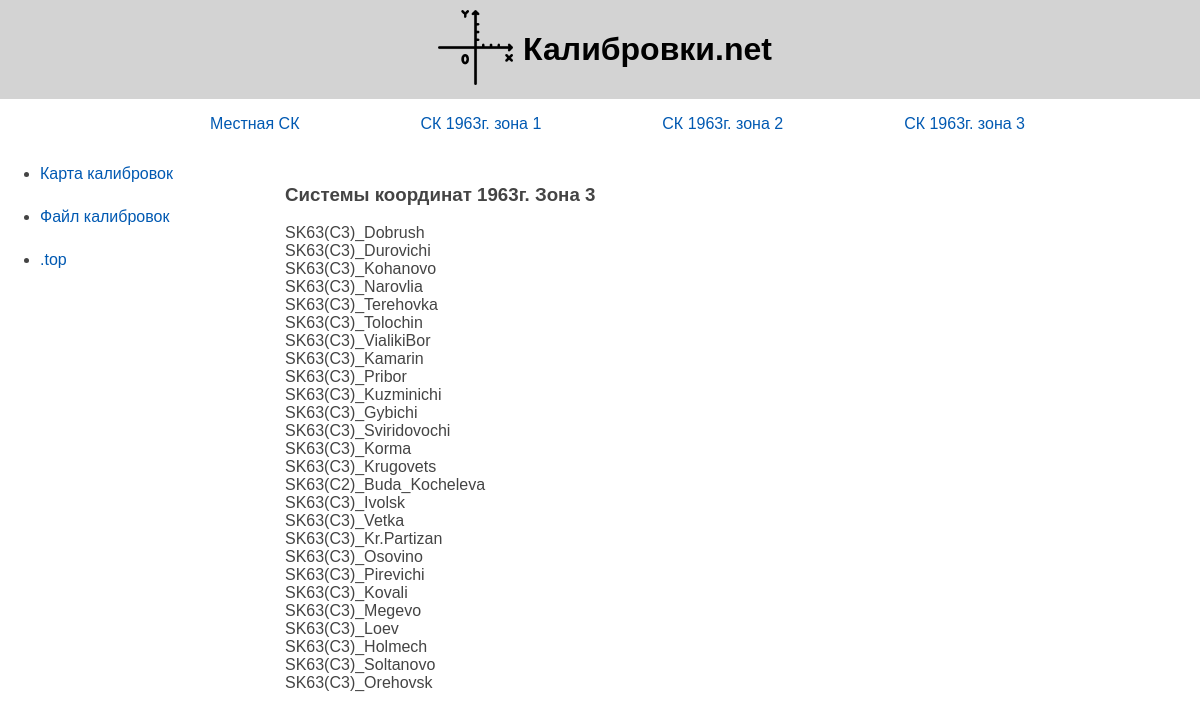
The app's page /cs63_c3/ with its own data.
### main/models.py (models this page shows)
class Coordinate_System(models.Model):
    zone_types = [("C1", "C1"), ("C2", "C2"), ("C3", "C3"), ("Not Zone", "Not Zone")]
    SC_types = [("SC63", "SC63"), ("MSK", "MSK")]
    name_calib_in_TBC = models.CharField(blank=False, max_length=50)
    name_calib_rus = models.CharField(blank=False, max_length=50)
    SC = models.CharField(max_length=4, choices=SC_types)
    zone = models.CharField(max_length=8, choices=zone_types)

### main/views.py (the view)
# urls.py: path('cs63_c3/', main_views.cs63_c3, name="cs63_c3"),
def cs63_c3(request):
    return render(request, 'CS_63_C3.html',
                  {'menu': main_menu, 'title': "СК 1963г. зона 3", 'c3': Coordinate_System.objects.filter(zone="C3")})

### main/templates/CS_63_C3.html
{% extends 'base.html' %}
{% block content %}
    <div class="cs-page">
        <ul class="cs-ul">
            <li class="cs-lable"><h3>Системы координат 1963г. Зона 3</h3></li>
            {% for m in c3 %}
            <li class="cs-li">{{m.name_calib_in_TBC}}</li>
            {% endfor %}
        </ul>
    </div>
{% endblock %}

### main/static/main/css/style.css (style rules this page uses)
body { font-family: 'Arial'; margin: 0; padding: 0; height: 100%; width: 100%; color: #444; }
.cs-ul { display: inline-block; list-style-type: none; }

### records on screen
Coordinate_System: name_calib_in_TBC "SK63(C3)_Dobrush"
Coordinate_System: name_calib_in_TBC "SK63(C3)_Durovichi"
Coordinate_System: name_calib_in_TBC "SK63(C3)_Kohanovo"
Coordinate_System: name_calib_in_TBC "SK63(C3)_Narovlia"
Coordinate_System: name_calib_in_TBC "SK63(C3)_Terehovka"
Coordinate_System: name_calib_in_TBC "SK63(C3)_Tolochin"
Coordinate_System: name_calib_in_TBC "SK63(C3)_VialikiBor"
Coordinate_System: name_calib_in_TBC "SK63(C3)_Kamarin"
Coordinate_System: name_calib_in_TBC "SK63(C3)_Pribor"
Coordinate_System: name_calib_in_TBC "SK63(C3)_Kuzminichi"
Coordinate_System: name_calib_in_TBC "SK63(C3)_Gybichi"
Coordinate_System: name_calib_in_TBC "SK63(C3)_Sviridovochi"
Coordinate_System: name_calib_in_TBC "SK63(C3)_Korma"
Coordinate_System: name_calib_in_TBC "SK63(C3)_Krugovets"
Coordinate_System: name_calib_in_TBC "SK63(C2)_Buda_Kocheleva"
Coordinate_System: name_calib_in_TBC "SK63(C3)_Ivolsk"
Coordinate_System: name_calib_in_TBC "SK63(C3)_Vetka"
Coordinate_System: name_calib_in_TBC "SK63(C3)_Kr.Partizan"
Coordinate_System: name_calib_in_TBC "SK63(C3)_Osovino"
Coordinate_System: name_calib_in_TBC "SK63(C3)_Pirevichi"
Coordinate_System: name_calib_in_TBC "SK63(C3)_Kovali"
Coordinate_System: name_calib_in_TBC "SK63(C3)_Megevo"
Coordinate_System: name_calib_in_TBC "SK63(C3)_Loev"
Coordinate_System: name_calib_in_TBC "SK63(C3)_Holmech"
Coordinate_System: name_calib_in_TBC "SK63(C3)_Soltanovo"
Coordinate_System: name_calib_in_TBC "SK63(C3)_Orehovsk"

### other values on screen
{{ m.title }} "Местная СК" "СК 1963г. зона 1" "СК 1963г. зона 2" "СК 1963г. зона 3"
